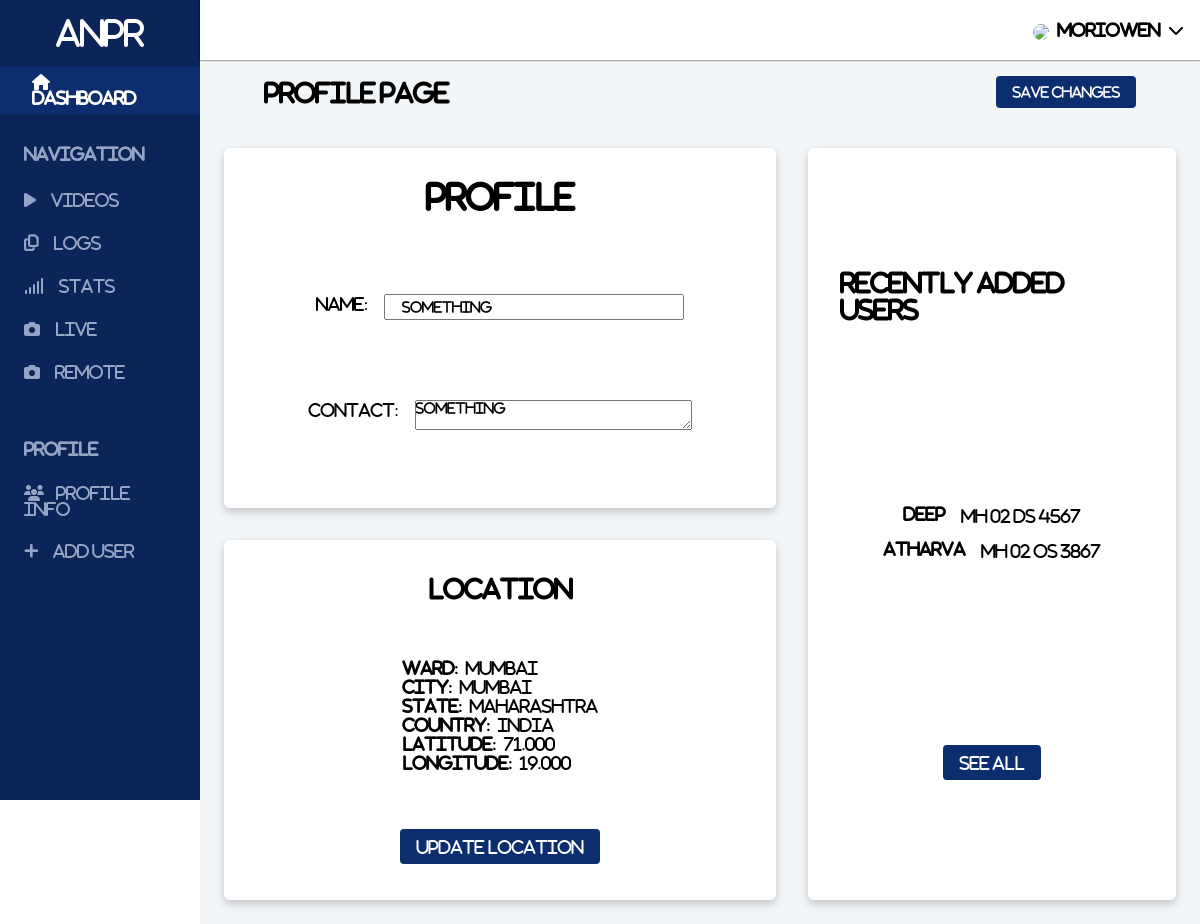
/profile/ (signed in), run on an earlier commit of the app's database.
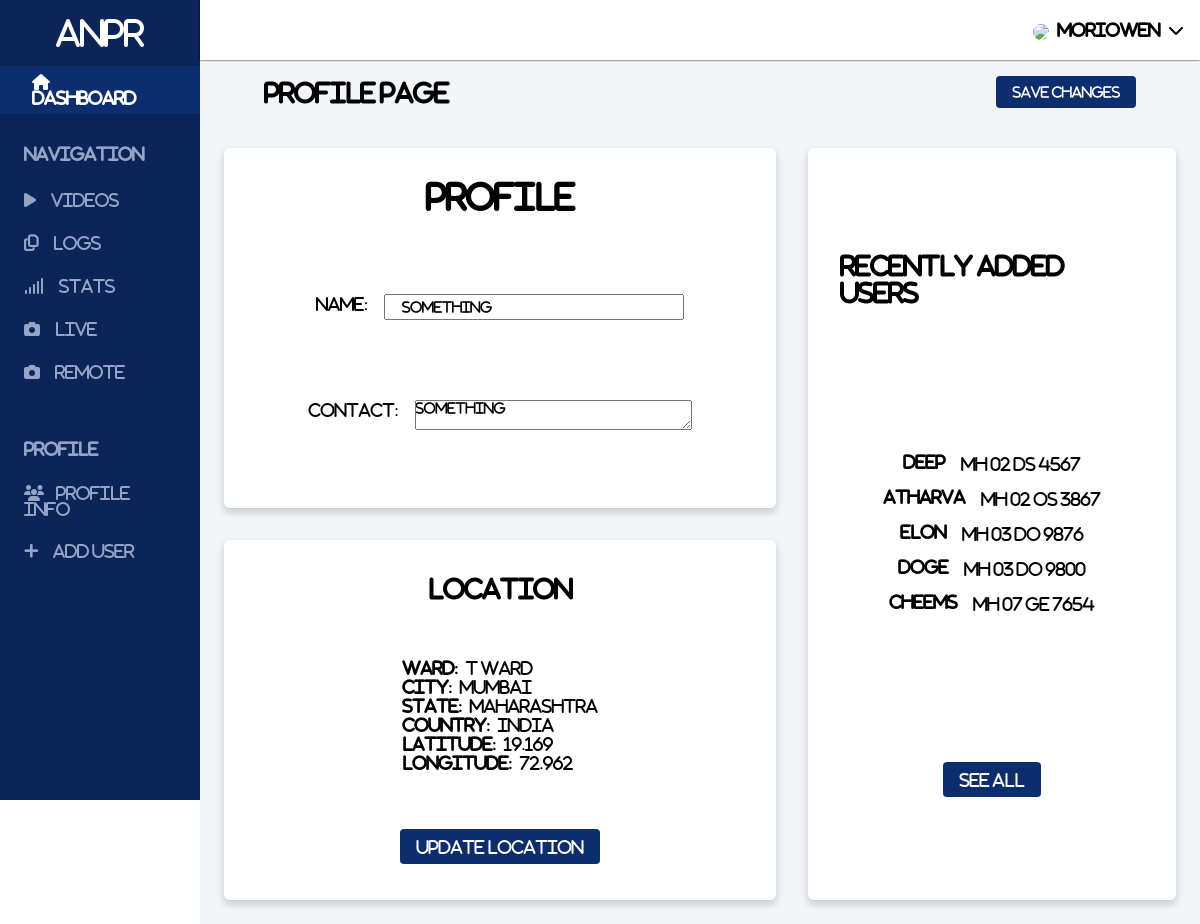
And on a later commit of the database.
### app/models.py (models this page shows, shortened)
class CarProfile(models.Model):
    user = models.ForeignKey(User, default="", on_delete=models.CASCADE, null=True, blank=True)
    name = models.CharField(max_length=150)
    phone = models.CharField(max_length=150)
    carno = models.CharField(max_length=50)
    carmodel = models.CharField(max_length=50)
    carcolour = models.CharField(max_length=50)
    def __str__(self):
        return self.name

class Profile(models.Model):
    user = models.ForeignKey(User, default=None, on_delete=models.CASCADE)
    name = models.CharField(max_length=100)
    contact = models.TextField()
    long = models.DecimalField(blank=True, null=True,  max_digits=8, decimal_places=3)
    lat = models.DecimalField(blank=True, null=True, max_digits=8, decimal_places=3)
    town = models.CharField(blank=True, null=True, max_length=100)
    city = models.CharField(blank=True , null=True,max_length=100)
    state = models.CharField(blank=True, null=True, max_length=100)
    country = models.CharField(blank=True, null=True, max_length=100)

### app/views.py (the view, shortened to what this page needs)
# urls.py: path('profile/', views.updateProfile, name="profile"),
def updateProfile(request):
    try:
        profile = Profile.objects.get(user=request.user)
        users = CarProfile.objects.filter(user=request.user)
        print(users)
        print(request)
        form = ProfileForm(instance=Profile.objects.get(user=request.user))
        context = {'form': form, 'profile': profile, 'users': users}
        return render(request, 'profile.html', context)
    except Profile.DoesNotExist:
        profile = Profile.objects.get(user=request.user)
        return render(request, 'profile.html')

### app/forms.py
class ProfileForm(ModelForm):
    class Meta:
        model = Profile
        fields = ['name', 'contact']
        widgets = {
          'contact': forms.Textarea(attrs={'rows':2, 'cols':20}),
        }

### templates/profile.html (shortened to what this page needs)
{% extends 'base.html' %} {% load static %}
{% block header %}
<link rel="stylesheet" href="{% static 'profile.css' %}" />
{% endblock header %}
{% block body %}
<div class="content">
  <div class="changes_bar">
    <h2>Profile Page</h2>
    <form action="" method="POST">
      <button href="">Save Changes</button>
    </form>
  </div>
  <div class="profile__grid">
    <div class="profile_box">
      <div class="inner_profile">
        <h1 style="letter-spacing: 0.1px">Profile</h1>
        <div class="form__label">
          <label for="">Name: </label>
          <div class="profile__header">{{form.name}}</div>
        </div>
        <div class="form__label">
          <label for="">Contact: </label>
          <div class="profile__input">{{form.contact}}</div>
        </div>
      </div>
    </div>
    <div class="user_box">
      <div class="user_container">
        <h2>Recently Added Users</h2>
        <div class="log">
          {% for user in users %}
          <div class="indiviual_log">
            <div class="log__owner">{{user}}</div>
            <div class="log__number">{{user.carno}}</div>
          </div>
          {% endfor %}
        </div>
        <a href="{% url 'addusers' %}">See All</a>
      </div>
    </div>
    <div class="map">
      <div class="map_container">
        <h2>Location</h2>
        <div class="form_control">
          {% if profile.city %}
          <label for="">Ward: </label>
          {{profile.town}}
          <br />
          <label for="">City: </label>
          {{profile.city}}
          <br />
          <label for="">State: </label>
          {{profile.state}}
          <br />
          <label for="">Country: </label>
          {{profile.country}}
          <br />
          <label for="">Latitude: </label>
          {{profile.lat}}
          <br />
          <label for="">Longitude: </label>
          {{profile.long}} {% endif %}
        </div>
        <a href="{% url 'get_location' %}">Update Location</a>
      </div>
    </div>
  </div>
</div>
{% endblock body %}

What changed in the data, as far as the page shows it:
changed Profile "Mumbai": town "Mumbai" → "T Ward"; lat "71.000" → "19.169"; long "19.000" → "72.962"
added CarProfile: name "elon", carno "MH 03 DO 9876"
added CarProfile: name "doge", carno "MH 03 DO 9800"
added CarProfile: name "cheems", carno "MH 07 GE 7654"
